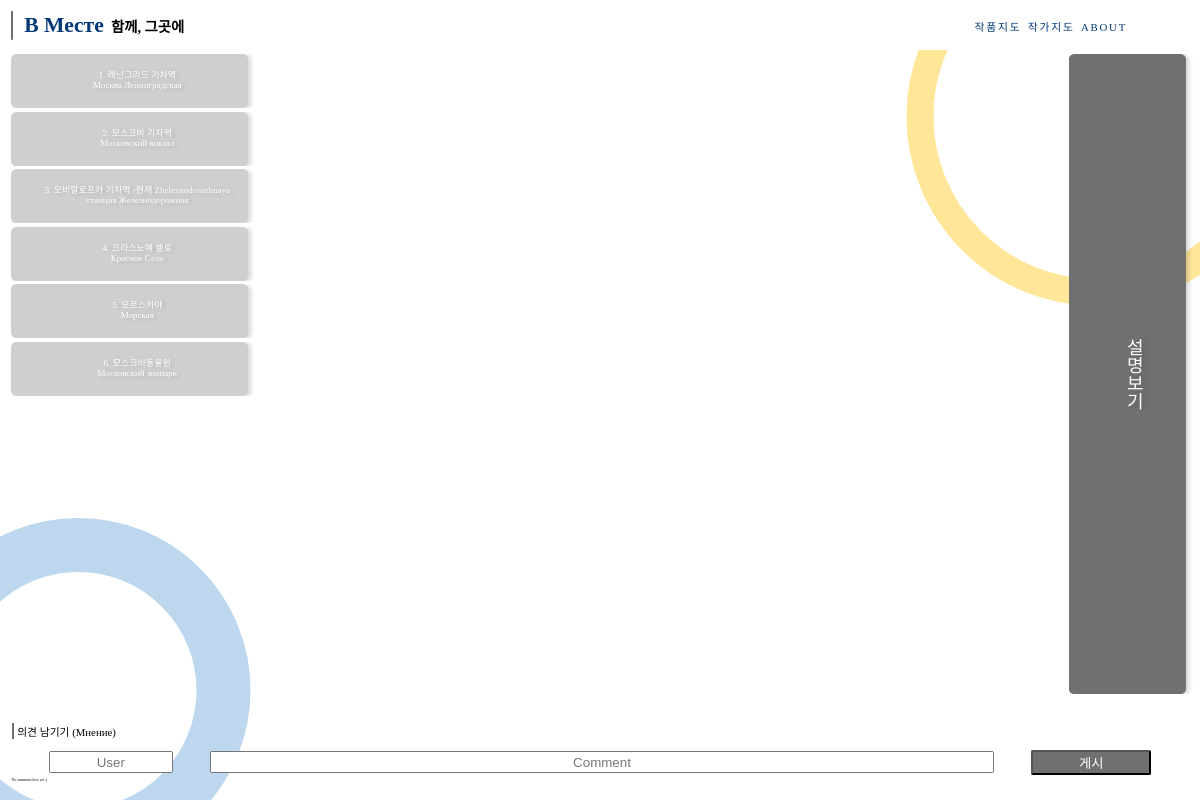
/pieces/4/, run on the app's committed database.
### Bmeste/models.py (models this page shows, shortened)
class Piece_detail(models.Model):
    piece = models.ForeignKey(Piece, on_delete=models.CASCADE,)
    piece_detail = models.CharField(max_length=200, default="",)
    piece_detail_rus = models.CharField(max_length=200, default="",)
    location_lat = models.FloatField(default=0)
    location_lng = models.FloatField(default=0)
    description = models.TextField(default="")

### Bmeste/views.py (the view)
# urls.py: re_path(r'^pieces/(?P<piece_id>\d+)/', views.piece_detail, name='piece_detail'),
def piece_detail(request, piece_id):
    piece = get_object_or_404(Piece, pk=piece_id)
    comments = piece.comments.all()
    context = {'piece': piece, 'comments': comments}
    return render(request, 'Bmeste/piece_detail.html', context)

### Bmeste/templates/Bmeste/piece_detail.html (shortened to what this page needs)
{% extends 'Bmeste/base.html' %}
{% block content %}
{% load static %}
    <link href="{% static 'Bmeste/css/styles-pieces_detail.css' %}" rel="stylesheet" type="text/css">
    <div class="seperate">
        <div id="map"></div>
        <div id="discription_btn">
            <svg class="box_discript">
                <rect class="box_rect_discript"></rect>
                <text text-anchor="middle"
                    alignment-baseline="middle"
                    x="50%" y="50%"
                    font-size="3rem"
                    fill="#ffffff"
                    filter="drop-shadow(1rem 0.3rem 0.6rem rgba(0, 0, 0, 0.161))">설명보기</text>
            </svg>
        </div>
        <div class="boxes">
        {% for detail in piece.piece_detail_set.all %}
            <div id="container">
                <svg class="box">
                    <rect class="box_rect"></rect>
                    <text text-anchor="middle"
                        alignment-baseline="middle"
                        x="50%" y="40%"
                        font-size="2.5rem"
                        fill="#ffffff"
                        filter="drop-shadow(1rem 0.3rem 0.6rem rgba(0, 0, 0, 0.161))">{{ forloop.counter }}. {{ detail.piece_detail }}</text>
                    <text text-anchor="middle"
                        alignment-baseline="middle"
                        x="50%" y="60%"
                        font-size="2rem"
                        fill="#ffffff"
                        filter="drop-shadow(1rem 0.3rem 0.6rem rgba(0, 0, 0, 0.161))">{{ detail.piece_detail_rus }}</text>
                </svg>
            </div>
        {% endfor %}
        </div>
    </div>
    <div class="comment">
        <p class="head">의견 남기기 (Mнение)</p>
        <form action="{% url 'Bmeste:c_post' piece.id %}" method="POST">
            <input type="text" name="comment_user" id="comment_user" placeholder="User">
            <input type="text" name="comment_text" id="comment_text" placeholder="Comment">
            <button type="submit">게시</button>
        </form>
        {% if comments %}
        <table class="table">
        {% for comment in comments %}
            <tr>
                <td class="table_date">{{ comment.comment_date }}</td>
                <td class="table_user">{{ comment.comment_user }}</td>
                <td class="table_text">{{ comment.comment_text|linebreaks }}</td>
            </tr>
        {% endfor %}
        </table>
        {% else %}
        <p>No comments here yet :(</p>
        {% endif %}
    </div>
    {% endblock %}

### static/Bmeste/css/styles-base.css (style rules this page uses)
body { font-family: SCDReam5; }
html { font-size: 0.55vh; }
@media (orientation: landscape) { html { font-size: 0.3vw; } }

### static/Bmeste/css/styles-pieces_detail.css (style rules this page uses)
.seperate { margin: 15rem 5vw 0 5vw; width: 90%; display: flex; flex-direction: column; align-items: flex-start; }
#discription_btn { width: 100%; z-index: 300; margin-bottom: 1rem; display: flex; flex-direction: column; align-items: center; }
#discription_btn text { writing-mode: horizontal-tb; }
.box_discript { width: 100%; height: 11rem; cursor: pointer; }
.boxes { width: 88vw; height: 30vh; display: flex; flex-direction: column; align-items: center; overflow-y: auto; scroll-behavior: smooth; }
#container { margin-bottom: 1rem; width: 100%; height: 13rem; justify-content: center; }
.box { width: 84vw; height: 13rem; cursor: pointer; }
#map { z-index: 500; height: 45vh; width: 100%; margin-bottom: 5rem; transition: all 0.4s ease; }
.comment { margin: 0 1rem 0 1rem; }
.comment form { display: flex; flex-direction: row; justify-content: space-evenly; align-items: center; }
.comment .head { font-size: 3rem; padding-left: 1rem; border-left: 0.75rem solid #707070; }
.comment #comment_user { width: 10vw; padding: 0; height: 3rem; }
.comment #comment_text { width: 65vw; padding: 0; height: 3rem; }
.comment button { width: 10vw; padding: 0; background-color: #707070; border-radius: 2px; height: 4rem; color: white; }
@media (orientation: landscape) { .seperate { width: 100%; margin: 15rem 0 0 0; display: grid; grid-template-columns: 2fr 6fr 1fr; grid-template-areas: "left center right"; } }
@media (orientation: landscape) { .boxes { grid-area: left; width: 100%; height: 80vh; } }
@media (orientation: landscape) { #container { width: 98%; height: 15rem; } }
@media (orientation: landscape) { .box { width: 98%; height: 15rem; } }
@media (orientation: landscape) { .box text { font-size: 2.5rem; } }
@media (orientation: landscape) { .box text:last-child { font-size: 2.5rem; } }
@media (orientation: landscape) { #map { grid-area: center; height: 80vh; width: 100%; } }
@media (orientation: landscape) { .box_discript { padding-left: 3rem; width: 95%; height: 80vh; } }
@media (orientation: landscape) { #discription_btn text { font-size: 5rem; writing-mode: vertical-lr; } }
@media (orientation: landscape) { .comment #comment_user { height: 5rem; } }
@media (orientation: landscape) { .comment #comment_text { height: 5rem; } }
@media (orientation: landscape) { .comment button { height: 7rem; } }

### data on the page
Piece_detail: piece_detail "레닌그라드 기차역", piece_detail_rus "Москва Ленинградская"
Piece_detail: piece_detail "모스크바 기차역", piece_detail_rus "Московский вокзал"
Piece_detail: piece_detail "오비랄로프카 기차역 -현재 Zheleznodorozhnaya", piece_detail_rus "станция Железнодорожная"
Piece_detail: piece_detail "크라스노예 셀로", piece_detail_rus "Красное Село"
Piece_detail: piece_detail "모르스카야", piece_detail_rus "Морская"
Piece_detail: piece_detail "모스크바동물원", piece_detail_rus "Московский зоопарк"
